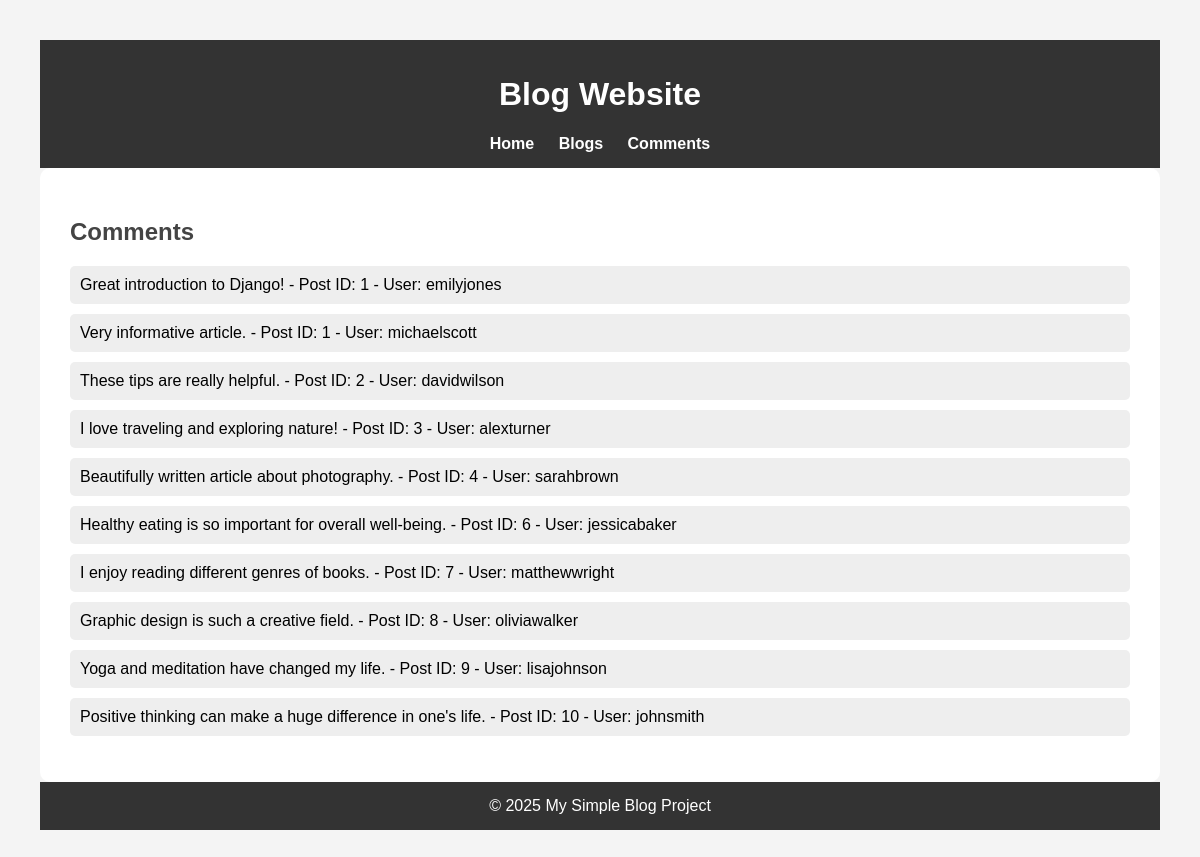
Page /comments/ on the committed database.
### blog/models.py (models this page shows, shortened)
class Comment(models.Model):
    post = models.ForeignKey(Post, related_name='comments', on_delete=models.CASCADE)
    user = models.ForeignKey(User, on_delete=models.CASCADE)
    content = models.TextField()
    date_posted = models.DateTimeField(auto_now_add=True)

class Post(models.Model):
    title = models.CharField(max_length=255)
    content = models.TextField()
    category = models.ForeignKey('Category', on_delete=models.CASCADE)
    date_published = models.DateTimeField()
    user = models.ForeignKey(User, on_delete=models.CASCADE)

class User(models.Model):
    username = models.CharField(max_length=150, unique=True)
    email = models.EmailField(unique=True)
    password = models.CharField(max_length=255)

### blog/views.py (the view)
# urls.py: path('comments/', views.comments, name='comments'),
def comments(request):
    comments = Comment.objects.all()
    return render(request, 'blog/comments.html', {'comments': comments})

### blog/templates/blog/comments.html
{% extends 'blog/master.html' %}
{% block content %}
<h2>Comments</h2>
<ul>
    {% for comment in comments %}
        <li>{{ comment.content }} - Post ID: {{ comment.post.id }} - User: {{ comment.user.username }}</li>
    {% endfor %}
</ul>
{% endblock %}

### blog/templates/blog/master.html (style rules this page uses)
body { font-family: Arial, sans-serif; margin: 40px; background-color: #f4f4f4; }
ul { list-style-type: none; padding-left: 0; }
li { background-color: #eee; margin-bottom: 10px; padding: 10px; border-radius: 5px; }
h2 { color: #444; }

### rows in the picture
Comment: content "Great introduction to Django!", post.id "1", user.username "emilyjones"
Comment: content "Very informative article.", post.id "1", user.username "michaelscott"
Comment: content "These tips are really helpful.", post.id "2", user.username "davidwilson"
Comment: content "I love traveling and exploring nature!", post.id "3", user.username "alexturner"
Comment: content "Beautifully written article about photography.", post.id "4", user.username "sarahbrown"
Comment: content "Healthy eating is so important for overall well-being.", post.id "6", user.username "jessicabaker"
Comment: content "I enjoy reading different genres of books.", post.id "7", user.username "matthewwright"
Comment: content "Graphic design is such a creative field.", post.id "8", user.username "oliviawalker"
Comment: content "Yoga and meditation have changed my life.", post.id "9", user.username "lisajohnson"
Comment: content "Positive thinking can make a huge difference in one's life.", post.id "10", user.username "johnsmith"
